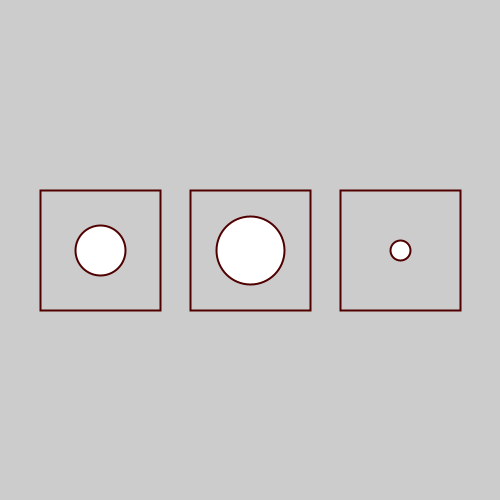
Frame 1 (no input)
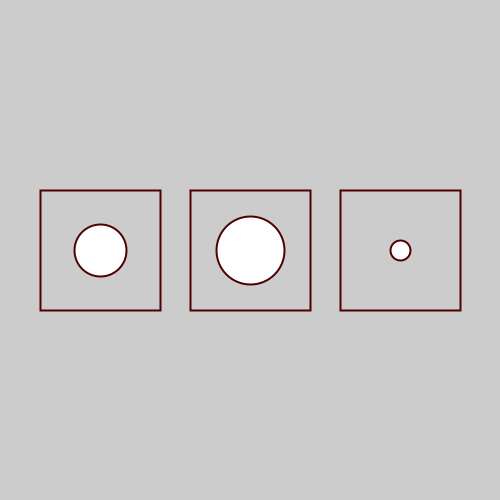
Frame 60 (the mouse pressed at the canvas centre just before this capture)
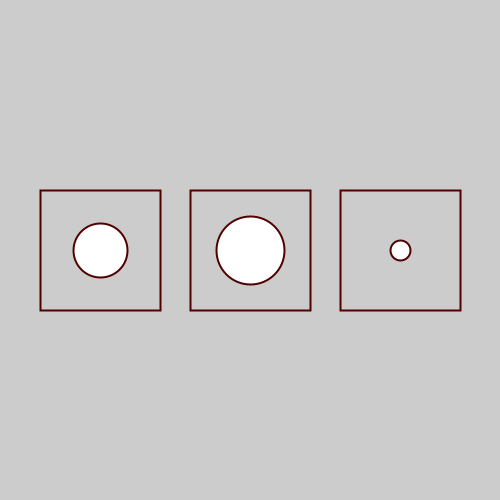
Frame 120 (the mouse held since frame 60 and released just before this capture)

The Processing sketch that drew these frames (run headless with seeded random() and noise(); from frame 60 on, the mouse is pressed at the canvas centre):

// Processing sketch: processing_169807
// ── processing_169807.pde


void setup()
{

  size(500, 500);
  background(255);
  smooth();
 rectMode(CENTER);
 rect(width/2-150,height/2,120,120);
 rect(width/2,height/2,120,120);
  rect(width/2+150,height/2,120,120);
}

void draw()
{
  
  background(204);
  int sekunde1 = second(); 
  int minute1 = minute(); 
  int stunde1 = hour();    
  ellipseMode(CENTER);

  stroke(80, 0, 0);
  strokeWeight(2);
  fill(255);
 ellipse(width/2-150, height/2, sekunde1*2, sekunde1*2);
  ellipse(width/2, height/2, minute1*2, minute1*2);
  ellipse(width/2+150, height/2, stunde1*5, stunde1*5);
  
   rectMode(CENTER);
   noFill();
 rect(width/2-150,height/2,120,120);
 rect(width/2,height/2,120,120);
  rect(width/2+150,height/2,120,120);

  }
